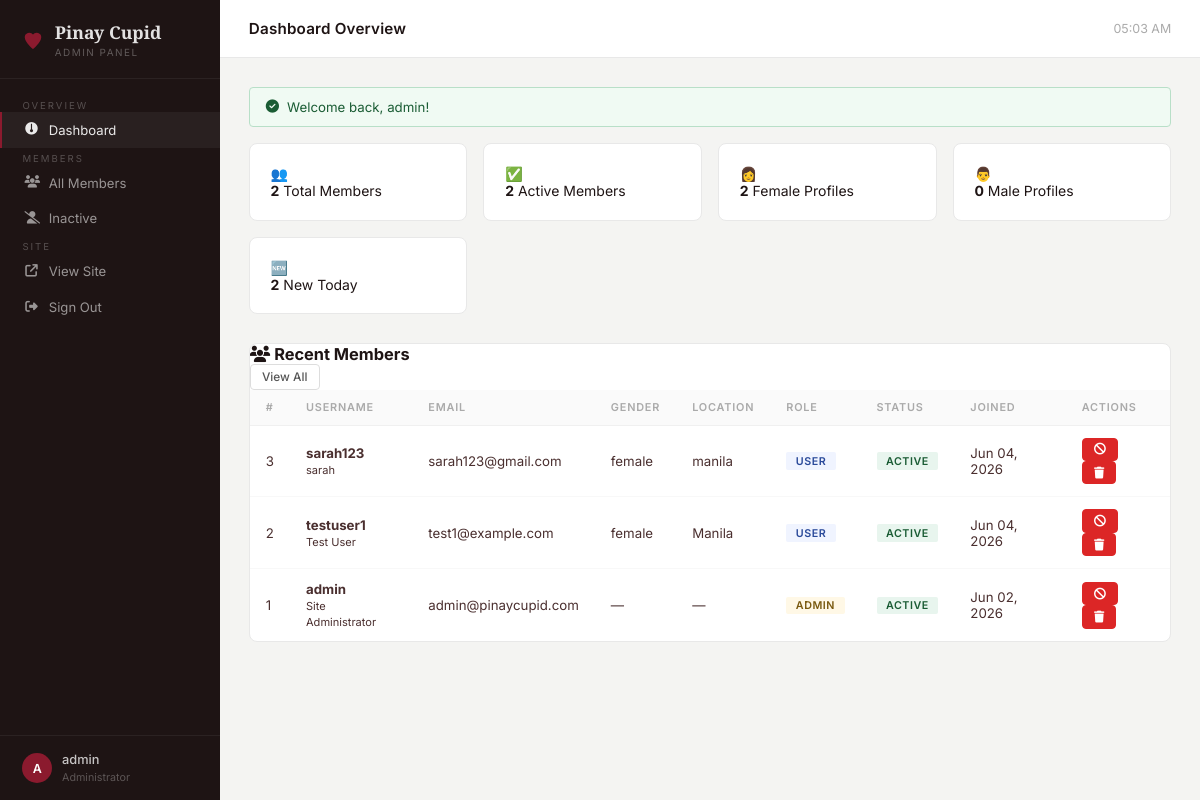
Page /admin (signed in) on the earlier database version.
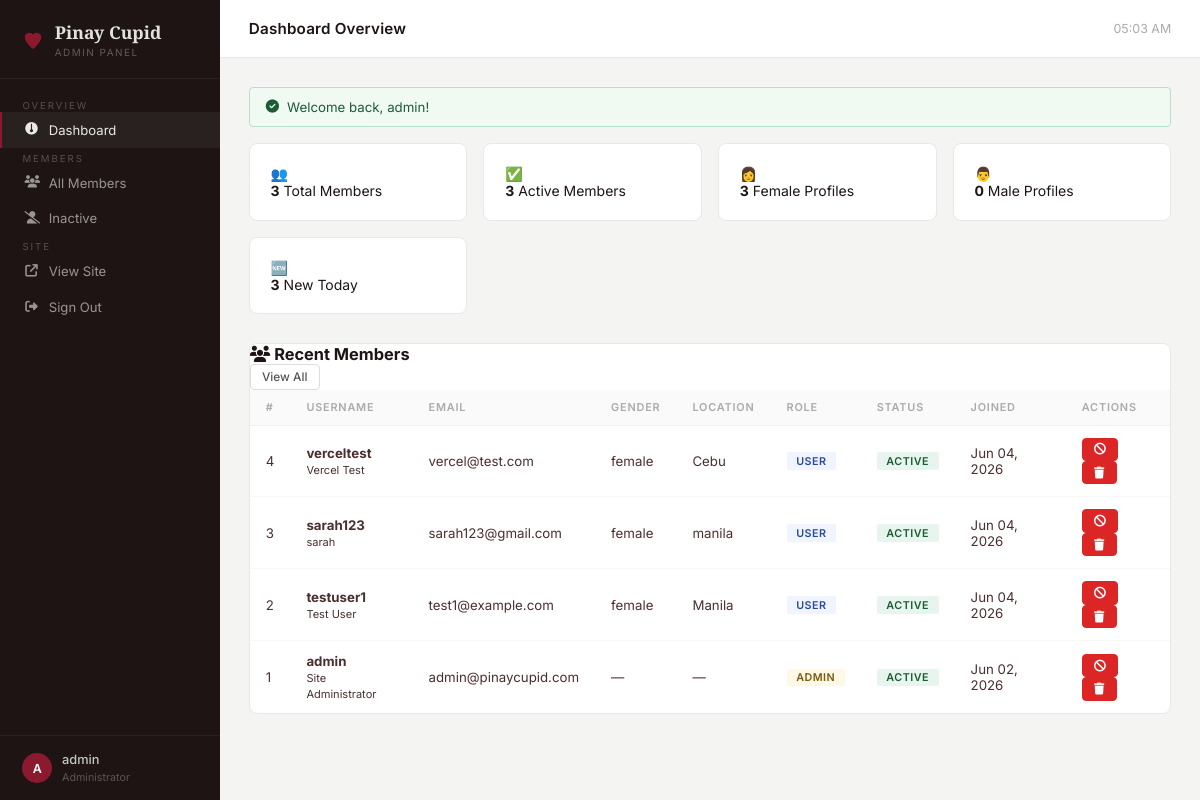
Same page on the later database version.
### database.py (models this page shows)
class User(Base):
    __tablename__ = "users"
    id              = Column(Integer, primary_key=True, index=True)
    username        = Column(String(50),  unique=True, index=True, nullable=False)
    email           = Column(String(120), unique=True, index=True, nullable=False)
    hashed_password = Column(String(256), nullable=False)
    role            = Column(Enum(RoleEnum), default=RoleEnum.user, nullable=False)
    is_active       = Column(Boolean, default=True)
    is_verified     = Column(Boolean, default=False)
    created_at      = Column(DateTime, default=datetime.utcnow)
    full_name     = Column(String(100), nullable=True)
    age           = Column(Integer,     nullable=True)
    gender        = Column(Enum(GenderEnum), nullable=True)
    location      = Column(String(100), nullable=True)
    bio           = Column(Text,        nullable=True)
    looking_for   = Column(String(200), nullable=True)
    religion      = Column(String(50),  nullable=True)
    occupation    = Column(String(100), nullable=True)
    profile_photo = Column(String(255), nullable=True)
    last_login    = Column(DateTime,    nullable=True)

### app.py (the view)
@app.get("/admin", response_class=HTMLResponse)
def admin_dashboard(request: Request, db: Session = Depends(get_db)):
    admin = get_current_user(request, db)
    if not admin or admin.role != RoleEnum.admin:
        return RedirectResponse("/login", status_code=302)
    today     = datetime.utcnow().date()
    new_today = db.query(User).filter(
        User.role == RoleEnum.user,
        User.created_at >= datetime(today.year, today.month, today.day),
    ).count()
    return admin_render(request, "admin/dashboard.html", {
        "stats": {
            "total_users":  db.query(User).filter(User.role == RoleEnum.user).count(),
            "active_users": db.query(User).filter(User.role == RoleEnum.user, User.is_active == True).count(),
            "female_users": db.query(User).filter(User.role == RoleEnum.user, User.gender == GenderEnum.female).count(),
            "male_users":   db.query(User).filter(User.role == RoleEnum.user, User.gender == GenderEnum.male).count(),
            "new_today":    new_today,
        },
        "recent_users": db.query(User).order_by(User.created_at.desc()).limit(10).all(),
    }, db)

### templates/admin/dashboard.html (shortened to what this page needs)
{% extends "admin/base_admin.html" %}
{% block page_title %}Dashboard Overview{% endblock %}
{% block content %}
<div class="stats-row">
  <div class="stat-card">
    <div class="stat-icon stat-icon-red"><span style="color:var(--red-main);">👥</span></div>
    <div class="stat-info">
      <strong>{{ stats.total_users }}</strong>
      <span>Total Members</span>
    </div>
  </div>
  <div class="stat-card">
    <div class="stat-icon stat-icon-green"><span>✅</span></div>
    <div class="stat-info">
      <strong>{{ stats.active_users }}</strong>
      <span>Active Members</span>
    </div>
  </div>
  <div class="stat-card">
    <div class="stat-icon stat-icon-blue"><span>👩</span></div>
    <div class="stat-info">
      <strong>{{ stats.female_users }}</strong>
      <span>Female Profiles</span>
    </div>
  </div>
  <div class="stat-card">
    <div class="stat-icon stat-icon-gold"><span>👨</span></div>
    <div class="stat-info">
      <strong>{{ stats.male_users }}</strong>
      <span>Male Profiles</span>
    </div>
  </div>
  <div class="stat-card">
    <div class="stat-icon stat-icon-red"><span>🆕</span></div>
    <div class="stat-info">
      <strong>{{ stats.new_today }}</strong>
      <span>New Today</span>
    </div>
  </div>
</div>
<div class="table-card">
  <div class="table-header">
    <h3><i class="fa-solid fa-users"></i> Recent Members</h3>
    <a href="/admin/users" class="btn btn-outline btn-sm">View All</a>
  </div>
  <table>
    <thead>
      <tr>
        <th>#</th>
        <th>Username</th>
        <th>Email</th>
        <th>Gender</th>
        <th>Location</th>
        <th>Role</th>
        <th>Status</th>
        <th>Joined</th>
        <th>Actions</th>
      </tr>
    </thead>
    <tbody>
      {% for user in recent_users %}
      <tr>
        <td>{{ user.id }}</td>
        <td>
          <strong>{{ user.username }}</strong>
          {% if user.full_name %}<br/><small style="color:var(--text-light);">{{ user.full_name }}</small>{% endif %}
        </td>
        <td>{{ user.email }}</td>
        <td>{{ user.gender.value if user.gender else '—' }}</td>
        <td>{{ user.location or '—' }}</td>
        <td><span class="badge badge-{{ user.role.value }}">{{ user.role.value }}</span></td>
        <td>
          {% if user.is_active %}
            <span class="badge badge-active">Active</span>
          {% else %}
            <span class="badge badge-inactive">Inactive</span>
          {% endif %}
        </td>
        <td>{{ user.created_at.strftime('%b %d, %Y') }}</td>
        <td>
          <a href="/admin/users/{{ user.id }}/toggle" class="btn btn-sm {% if user.is_active %}btn-danger{% else %}btn-success{% endif %}">
            {% if user.is_active %}<i class="fa-solid fa-ban"></i>{% else %}<i class="fa-solid fa-check"></i>{% endif %}
          </a>
          <a href="/admin/users/{{ user.id }}/delete" class="btn btn-sm btn-danger"
             onclick="return confirm('Delete {{ user.username }}? This cannot be undone.')">
            <i class="fa-solid fa-trash"></i>
          </a>
        </td>
      </tr>
      {% else %}
      <tr><td colspan="9" style="text-align:center;color:var(--text-light);padding:2rem;">No members yet.</td></tr>
      {% endfor %}
    </tbody>
  </table>
</div>
{% endblock %}

### templates/admin/base_admin.html (shortened to what this page needs)
<!DOCTYPE html>
<html lang="en">
<head>
  <link href="https://cdnjs.cloudflare.com/ajax/libs/font-awesome/6.5.0/css/all.min.css" rel="stylesheet" />
</head>
<body>
<div class="sidebar">
  <div class="sidebar-brand">
    <svg viewBox="0 0 24 24" fill="currentColor">
      <path d="M12 21C12 21 3 13.5 3 8a5 5 0 0 1 9-3 5 5 0 0 1 9 3c0 5.5-9 13-9 13z"/>
    </svg>
    <div class="sidebar-brand-text">
      <h2>Pinay Cupid</h2>
      <span>Admin Panel</span>
    </div>
  </div>
  <nav class="sidebar-nav">
    <span class="nav-label">Overview</span>
    <a href="/admin" class="{% if request.url.path == '/admin' %}active{% endif %}">
      <i class="fa-solid fa-gauge-simple"></i> Dashboard
    </a>
    <span class="nav-label">Members</span>
    <a href="/admin/users" class="{% if '/admin/users' in request.url.path and 'inactive' not in request.url.query %}active{% endif %}">
      <i class="fa-solid fa-users"></i> All Members
    </a>
    <a href="/admin/users?filter=inactive">
      <i class="fa-solid fa-user-slash"></i> Inactive
    </a>
    <span class="nav-label">Site</span>
    <a href="/" target="_blank">
      <i class="fa-solid fa-arrow-up-right-from-square"></i> View Site
    </a>
    <a href="/logout">
      <i class="fa-solid fa-right-from-bracket"></i> Sign Out
    </a>
  </nav>
  <div class="sidebar-footer">
    <div class="admin-pill">
      <div class="admin-avatar-sm">{{ admin.username[0].upper() }}</div>
      <div class="admin-pill-text">
        <strong>{{ admin.username }}</strong>
        <span>Administrator</span>
      </div>
    </div>
  </div>
</div>
<div class="main-content">
  <div class="topbar">
    <h1>{% block page_title %}Dashboard{% endblock %}</h1>
    <div class="topbar-right">
      <span id="clock"></span>
    </div>
  </div>
  <div class="page-body">
    {% if messages %}
      {% for msg in messages %}
        <div class="flash flash-{{ msg.type }}">
          {% if msg.type == 'success' %}
            <i class="fa-solid fa-circle-check"></i>
          {% else %}
            <i class="fa-solid fa-circle-exclamation"></i>
          {% endif %}
          {{ msg.text }}
        </div>
      {% endfor %}
    {% endif %}
    {% block content %}{% endblock %}
  </div>
</div>
</body>
</html>

Differences in the rows shown:
added User: id "4", username "verceltest", full_name "Vercel Test", email "vercel@test.com", gender "female", location "Cebu", role.value "USER", is_active "ACTIVE", created_at "Jun 04, 2026"
Other differences:
{{ stats.total_users }}: "2" → "3"
{{ stats.active_users }}: "2" → "3"
{{ stats.female_users }}: "2" → "3"
{{ stats.new_today }}: "2" → "3"
